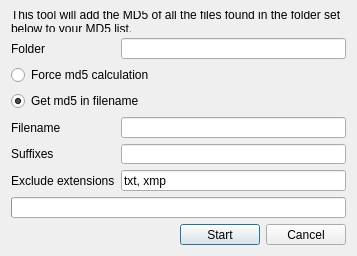
<?xml version="1.0" encoding="UTF-8"?>
<ui version="4.0">
 <class>Md5Fix</class>
 <widget class="QDialog" name="Md5Fix">
  <property name="geometry">
   <rect>
    <x>0</x>
    <y>0</y>
    <width>357</width>
    <height>224</height>
   </rect>
  </property>
  <property name="sizePolicy">
   <sizepolicy hsizetype="Preferred" vsizetype="Fixed">
    <horstretch>0</horstretch>
    <verstretch>0</verstretch>
   </sizepolicy>
  </property>
  <property name="windowTitle">
   <string>Md5 list fixer</string>
  </property>
  <property name="windowIcon">
   <iconset resource="../../../resources/resources.qrc">
    <normaloff>:/images/icon.ico</normaloff>:/images/icon.ico</iconset>
  </property>
  <layout class="QFormLayout" name="formLayout">
   <property name="fieldGrowthPolicy">
    <enum>QFormLayout::FieldGrowthPolicy::AllNonFixedFieldsGrow</enum>
   </property>
   <item row="0" column="0" colspan="2">
    <widget class="QLabel" name="label_3">
     <property name="text">
      <string>This tool will add the MD5 of all the files found in the folder set below to your MD5 list.</string>
     </property>
     <property name="wordWrap">
      <bool>true</bool>
     </property>
    </widget>
   </item>
   <item row="1" column="0">
    <widget class="QLabel" name="label">
     <property name="text">
      <string>Folder</string>
     </property>
    </widget>
   </item>
   <item row="1" column="1">
    <widget class="QLineEdit" name="lineFolder"/>
   </item>
   <item row="2" column="0" colspan="2">
    <widget class="QRadioButton" name="radioForce">
     <property name="text">
      <string>Force md5 calculation</string>
     </property>
    </widget>
   </item>
   <item row="3" column="0" colspan="2">
    <widget class="QRadioButton" name="radioFilename">
     <property name="text">
      <string>Get md5 in filename</string>
     </property>
     <property name="checked">
      <bool>true</bool>
     </property>
    </widget>
   </item>
   <item row="4" column="0">
    <widget class="QLabel" name="label_2">
     <property name="text">
      <string>Filename</string>
     </property>
    </widget>
   </item>
   <item row="4" column="1">
    <widget class="QLineEdit" name="lineFilename"/>
   </item>
   <item row="7" column="0" colspan="2">
    <widget class="QProgressBar" name="progressBar">
     <property name="enabled">
      <bool>true</bool>
     </property>
     <property name="format">
      <string>%v/%m</string>
     </property>
    </widget>
   </item>
   <item row="8" column="0" colspan="2">
    <layout class="QHBoxLayout" name="horizontalLayout_4">
     <item>
      <spacer name="horizontalSpacer">
       <property name="orientation">
        <enum>Qt::Orientation::Horizontal</enum>
       </property>
       <property name="sizeHint" stdset="0">
        <size>
         <width>0</width>
         <height>0</height>
        </size>
       </property>
      </spacer>
     </item>
     <item>
      <widget class="QPushButton" name="buttonStart">
       <property name="text">
        <string>Start</string>
       </property>
      </widget>
     </item>
     <item>
      <widget class="QPushButton" name="buttonCancel">
       <property name="text">
        <string>Cancel</string>
       </property>
      </widget>
     </item>
    </layout>
   </item>
   <item row="5" column="0">
    <widget class="QLabel" name="label_4">
     <property name="text">
      <string>Suffixes</string>
     </property>
    </widget>
   </item>
   <item row="5" column="1">
    <widget class="QLineEdit" name="lineSuffixes"/>
   </item>
   <item row="6" column="0">
    <widget class="QLabel" name="labelExcludeExtensions">
     <property name="text">
      <string>Exclude extensions</string>
     </property>
    </widget>
   </item>
   <item row="6" column="1">
    <widget class="QLineEdit" name="lineExcludeExtensions">
     <property name="text">
      <string>txt, xmp</string>
     </property>
    </widget>
   </item>
  </layout>
 </widget>
 <tabstops>
  <tabstop>lineFolder</tabstop>
  <tabstop>radioForce</tabstop>
  <tabstop>radioFilename</tabstop>
  <tabstop>lineFilename</tabstop>
  <tabstop>buttonStart</tabstop>
  <tabstop>buttonCancel</tabstop>
 </tabstops>
 <resources>
  <include location="../../../resources/resources.qrc"/>
 </resources>
 <connections>
  <connection>
   <sender>radioFilename</sender>
   <signal>toggled(bool)</signal>
   <receiver>label_2</receiver>
   <slot>setEnabled(bool)</slot>
   <hints>
    <hint type="sourcelabel">
     <x>50</x>
     <y>104</y>
    </hint>
    <hint type="destinationlabel">
     <x>47</x>
     <y>130</y>
    </hint>
   </hints>
  </connection>
  <connection>
   <sender>radioFilename</sender>
   <signal>toggled(bool)</signal>
   <receiver>lineFilename</receiver>
   <slot>setEnabled(bool)</slot>
   <hints>
    <hint type="sourcelabel">
     <x>304</x>
     <y>104</y>
    </hint>
    <hint type="destinationlabel">
     <x>347</x>
     <y>130</y>
    </hint>
   </hints>
  </connection>
  <connection>
   <sender>buttonStart</sender>
   <signal>clicked()</signal>
   <receiver>Md5Fix</receiver>
   <slot>start()</slot>
   <hints>
    <hint type="sourcelabel">
     <x>237</x>
     <y>200</y>
    </hint>
    <hint type="destinationlabel">
     <x>221</x>
     <y>219</y>
    </hint>
   </hints>
  </connection>
  <connection>
   <sender>buttonCancel</sender>
   <signal>clicked()</signal>
   <receiver>Md5Fix</receiver>
   <slot>cancel()</slot>
   <hints>
    <hint type="sourcelabel">
     <x>311</x>
     <y>203</y>
    </hint>
    <hint type="destinationlabel">
     <x>314</x>
     <y>217</y>
    </hint>
   </hints>
  </connection>
 </connections>
 <slots>
  <slot>start()</slot>
  <slot>cancel()</slot>
 </slots>
</ui>
